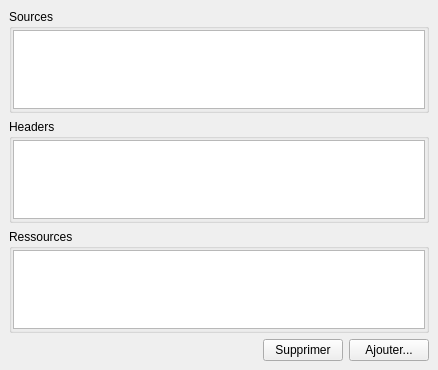
<?xml version="1.0" encoding="UTF-8"?>
<ui version="4.0">
 <class>SourcesWindow</class>
 <widget class="QMainWindow" name="SourcesWindow">
  <property name="geometry">
   <rect>
    <x>0</x>
    <y>0</y>
    <width>438</width>
    <height>370</height>
   </rect>
  </property>
  <property name="windowTitle">
   <string>Sources</string>
  </property>
  <widget class="QWidget" name="centralwidget">
   <layout class="QVBoxLayout" name="verticalLayout">
    <item>
     <widget class="QGroupBox" name="groupBox_sources">
      <property name="title">
       <string>Sources</string>
      </property>
      <layout class="QGridLayout" name="gridLayout">
       <property name="leftMargin">
        <number>1</number>
       </property>
       <property name="topMargin">
        <number>1</number>
       </property>
       <property name="rightMargin">
        <number>1</number>
       </property>
       <property name="bottomMargin">
        <number>1</number>
       </property>
       <item row="0" column="0">
        <widget class="QListWidget" name="listWidget_sources">
         <property name="editTriggers">
          <set>QAbstractItemView::NoEditTriggers</set>
         </property>
         <property name="selectionMode">
          <enum>QAbstractItemView::NoSelection</enum>
         </property>
         <property name="sortingEnabled">
          <bool>true</bool>
         </property>
        </widget>
       </item>
      </layout>
     </widget>
    </item>
    <item>
     <widget class="QGroupBox" name="groupBox_headers">
      <property name="title">
       <string>Headers</string>
      </property>
      <layout class="QGridLayout" name="gridLayout_2">
       <property name="leftMargin">
        <number>1</number>
       </property>
       <property name="topMargin">
        <number>1</number>
       </property>
       <property name="rightMargin">
        <number>1</number>
       </property>
       <property name="bottomMargin">
        <number>1</number>
       </property>
       <item row="0" column="0">
        <widget class="QListWidget" name="listWidget_headers">
         <property name="editTriggers">
          <set>QAbstractItemView::NoEditTriggers</set>
         </property>
         <property name="selectionMode">
          <enum>QAbstractItemView::NoSelection</enum>
         </property>
         <property name="sortingEnabled">
          <bool>true</bool>
         </property>
        </widget>
       </item>
      </layout>
     </widget>
    </item>
    <item>
     <widget class="QGroupBox" name="groupBox_ressources">
      <property name="title">
       <string>Ressources</string>
      </property>
      <layout class="QGridLayout" name="gridLayout_3">
       <property name="leftMargin">
        <number>1</number>
       </property>
       <property name="topMargin">
        <number>1</number>
       </property>
       <property name="rightMargin">
        <number>1</number>
       </property>
       <property name="bottomMargin">
        <number>1</number>
       </property>
       <item row="0" column="0">
        <widget class="QListWidget" name="listWidget_ressources">
         <property name="editTriggers">
          <set>QAbstractItemView::NoEditTriggers</set>
         </property>
         <property name="selectionMode">
          <enum>QAbstractItemView::NoSelection</enum>
         </property>
         <property name="sortingEnabled">
          <bool>true</bool>
         </property>
        </widget>
       </item>
      </layout>
     </widget>
    </item>
    <item>
     <layout class="QHBoxLayout" name="horizontalLayout">
      <item>
       <spacer name="horizontalSpacer">
        <property name="orientation">
         <enum>Qt::Horizontal</enum>
        </property>
        <property name="sizeHint" stdset="0">
         <size>
          <width>40</width>
          <height>20</height>
         </size>
        </property>
       </spacer>
      </item>
      <item>
       <widget class="QPushButton" name="pushButton_remove">
        <property name="text">
         <string>Supprimer</string>
        </property>
       </widget>
      </item>
      <item>
       <widget class="QPushButton" name="pushButton_add">
        <property name="text">
         <string>Ajouter...</string>
        </property>
       </widget>
      </item>
     </layout>
    </item>
   </layout>
  </widget>
 </widget>
 <resources/>
 <connections/>
</ui>
